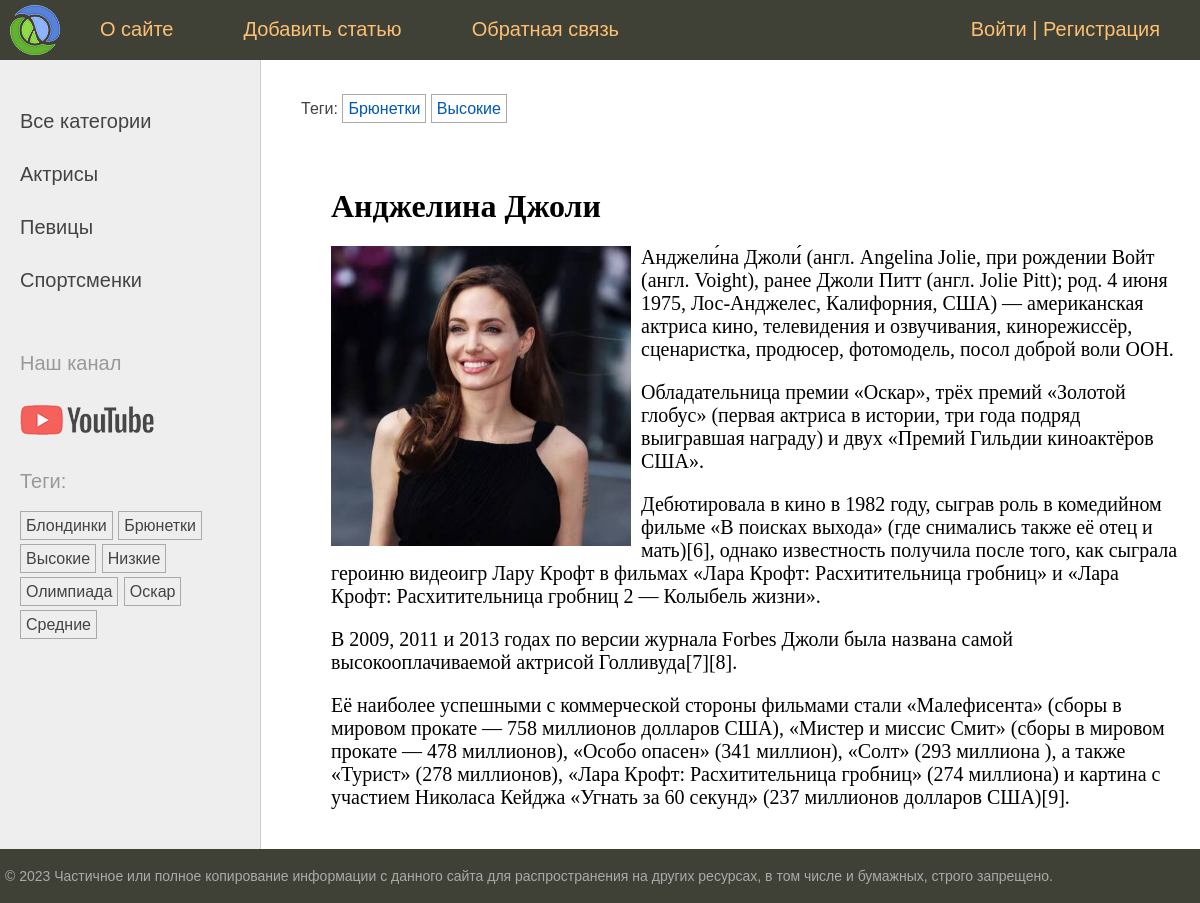
The app's page /post/andzhelina-dzholi/ with its own data.
### women/models.py (models this page shows, shortened)
class Category(models.Model):
    name = models.CharField(max_length=100, db_index=True, verbose_name='Категория')
    slug = models.SlugField(max_length=255, unique=True, db_index=True, verbose_name='Slug')
    class Meta:
        verbose_name = 'Категория'
        verbose_name_plural = 'Категории'
    def get_absolute_url(self):
        return reverse('category', kwargs={'cat_slug': self.slug})

class TagPost(models.Model):
    tag = models.CharField(max_length=100, db_index=True)
    slug = models.SlugField(max_length=255, unique=True, db_index=True)
    def get_absolute_url(self):
        return reverse('tag', kwargs={'tag_slug': self.slug})

class Women(models.Model):
    class Status(models.IntegerChoices):
        DRAFT = 0, 'Черновик'
        PUBLISHED = 1, 'Опубликовано'
    title = models.CharField(max_length=255, verbose_name='Заголовок', validators=[])
    slug = models.SlugField(max_length=255, unique=True, db_index=True, verbose_name='Slug',
                            validators=[
        MinLengthValidator(5, message='Минимум 5 символов'),
        MaxLengthValidator(100, message='Максимум 100 символов'),
                                        ]
                            )
    photo = models.ImageField(upload_to='photos/%Y-%m-%d', default=None, null=True, blank=True, verbose_name='Фото')
    content = models.TextField(blank=True, verbose_name='Текст статьи')
    time_create = models.DateTimeField(auto_now_add=True, verbose_name='Время создания')
    time_update = models.DateTimeField(auto_now=True, verbose_name='Время обновления')
    is_published = models.BooleanField(choices=tuple(map(lambda x: (bool(x[0]), x[1]), Status.choices)),
                                       default=Status.DRAFT, verbose_name='Статус')
    cat = models.ForeignKey('Category', on_delete=models.PROTECT, related_name='posts', verbose_name='Категория')
    tags = models.ManyToManyField('TagPost', blank=True, related_name='tags', verbose_name='Тег')
    husband = models.OneToOneField('Husband', on_delete=models.SET_NULL, null=True, blank=True,
                                   related_name='woman', verbose_name='Муж')
    author = models.ForeignKey(get_user_model(), on_delete=models.SET_NULL, related_name='posts', null=True, default=None)
    objects = models.Manager()
    published = PublishedManager()
    class Meta:
        verbose_name = 'Известные женщины'
        verbose_name_plural = 'Известные женщины'
        ordering = ['-time_create']
        indexes = [
            models.Index(fields=['-time_create']),
        ]

### women/views.py (the view)
# urls.py: path('post/<slug:post_slug>/', ShowPost.as_view(), name='post'),
class ShowPost(DataMixin, DetailView):
    template_name = 'women/post.html'
    slug_url_kwarg = 'post_slug'  # Если фигурирует pk, то переменная будет pk_url_kwarg.
    context_object_name = 'post'
    def get_context_data(self, **kwargs):
        context = super().get_context_data(**kwargs)
        return self.get_mixin_context(context, title=context['post'].title)
    def get_object(self, queryset=None):
        return get_object_or_404(Women.published, slug=self.kwargs[self.slug_url_kwarg])

### users/context_processors.py (called while the page is built)
def get_women_context(request: HttpRequest) -> dict[str, list[dict[str, str]]]:
    return {'mainmenu': menu}

### women/models.py (called while the page is built)
    def get_queryset(self) -> models.QuerySet:
        return super().get_queryset().filter(is_published=Women.Status.PUBLISHED)

### women/templatetags/women_tags.py (called while the page is built)
@register.inclusion_tag('women/list_categories.html')
def show_categories(cat_selected: int = 0) -> dict[str, Category | int]:
    cats = Category.objects.annotate(total=Count('posts')).filter(total__gt=0)
    return {'cats': cats, 'cat_selected': cat_selected}

@register.inclusion_tag('women/list_tags.html')
def show_all_tags() -> dict[str, TagPost]:
    return {'tags': TagPost.objects.annotate(total=Count('tags')).filter(total__gt=0)}

### women/utils.py (called while the page is built)
    def get_mixin_context(self, context: dict[str, Any], **kwargs: Any) -> dict[str, Any]:
        context['cat_selected'] = None
        context.update(kwargs)
        return context

### women/templates/women/post.html
{% extends 'base.html' %}
{% block breadcrumbs %}
    {% with post.tags.all as tags %}
        {% if tags %}
            <ul class="tags-list">
                <li>Теги: </li>
                {% for t in tags %}
                    <li><a href="{{ t.get_absolute_url }}">{{ t.tag }}</a></li>
                {% endfor %}
            </ul>
        {% endif %}
    {% endwith %}
{% endblock %}
{% block content %}
    <h1>{{ post.title }}</h1>
    {% if post.photo %}
        <p><img class="img-article-left" src="{{ post.photo.url }}"></p>
    {% endif %}
    {{ post.content|linebreaks }}
{% endblock %}

### women/templates/women/list_categories.html
{% for cat in cats %}
    {% if cat.id == cat_selected %}
        <li class="selected">{{ cat.name }}</li>
    {% else %}
        <li><a href="{{ cat.get_absolute_url }}">{{ cat.name }}</a></li>
    {% endif %}
{% endfor %}

### women/templates/women/list_tags.html
{% if tags %}
    <p>Теги: </p>
    <ul class="tags-list">
        {% for t in tags %}
            <li><a href="{{ t.get_absolute_url }}">{{ t.tag }}</a></li>
        {% endfor %}
    </ul>
{% endif %}

### women/static/women/css/styles.css (style rules this page uses)
html, body { font-family: 'Arial'; margin: 0; padding: 0; height: 100%; width: 100%; color: #444; }
a { color: #0059b2; text-decoration: none; }
img { max-width: 600px; height: auto; }
img.img-article-left { max-width: 300px; height: auto; float: left; padding: 0 10px 10px 0; }
.left-chapters ul { width: 230px; margin: 0; padding: 20px 10px 10px 20px; list-style: none; font-size: 20px; }
.left-chapters ul li { margin: 30px 0 0 0; color: #999; }
.left-chapters ul li a { color: #444; text-decoration: none; }
ul.tags-list { width: 100%; margin: 0; padding: 0; list-style: none; }
ul.tags-list li { margin: 0; padding: 0 0 10px; display: inline-block; }
ul.tags-list li a { padding: 5px; font-size: 16px; border: 1px solid #aaa; }
.content-text h1 { font-size: 32px; }

### records on screen
Category: name "Актрисы"
Category: name "Певицы"
Category: name "Спортсменки"
TagPost: tag "Блондинки"
TagPost: tag "Брюнетки"
TagPost: tag "Высокие"
TagPost: tag "Низкие"
TagPost: tag "Олимпиада"
TagPost: tag "Оскар"
TagPost: tag "Средние"
Women: title "Анджелина Джоли", photo (picture), content "Анджели́на Джоли́ (англ. Angelina Jolie, при рождении Войт (англ. Voight), ранее Джоли Питт (англ. Jolie Pitt); род. 4 июня 1975, Лос-Анджелес, Калифорния, США) — американская актриса кино, телевидения и озвучивания, кинорежиссёр, сценаристка, продюсер, фотомодель, посол доброй воли ООН. Обладательница премии «Оскар», трёх премий «Золотой глобус» (первая актриса в истории, три года подряд выигравшая награду) и двух «Премий Гильдии киноактёров США». Дебютировала в кино в 1982 году, сыграв роль в комедийном фильме «В поисках выхода» (где снимались также её отец и мать)[6], однако известность получила после того, как сыграла героиню видеоигр Лару Крофт в фильмах «Лара Крофт: Расхитительница…"

### other values on screen
{{ m.title }} "О сайте" "Добавить статью" "Обратная связь"
